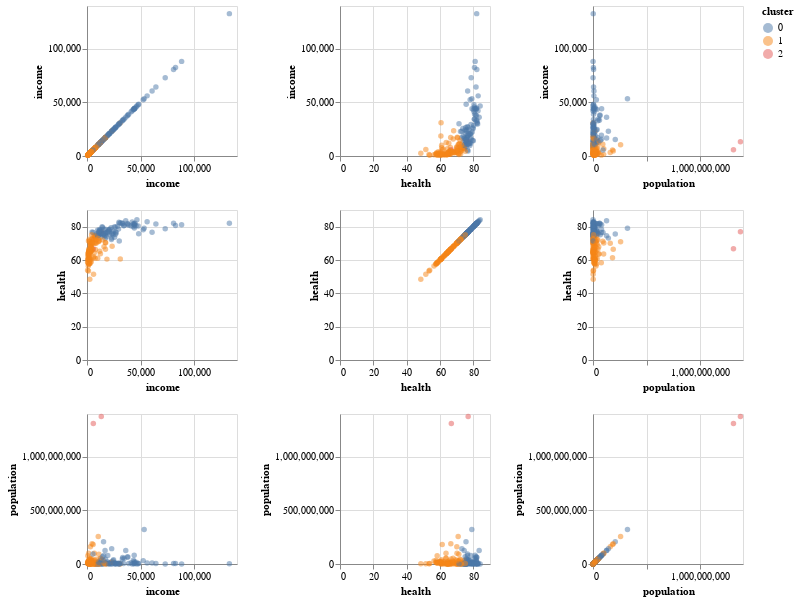

Notebook source saved alongside this figure:
### Code cell
alt.Chart(gapminder).mark_circle(opacity=0.5).encode(
    alt.X(alt.repeat("column"), type='quantitative'),
    alt.Y(alt.repeat("row"), type='quantitative'),
    color='cluster:N'    
).properties(
    width=150,
    height=150
).repeat(
    row=['income', 'health', 'population'],
    column=['income', 'health', 'population']
)

### Figure 1 — Vega-Lite specification as saved in the notebook (floating-point values rounded to 4 significant figures; data arrays with more than 128 entries replaced by an {"elided": "..."} marker saying what was removed)
{"$schema": "https://vega.github.io/schema/vega-lite/v3.4.0.json", "config": {"background": "white", "mark": {"tooltip": null}, "view": {"height": 300, "width": 400}}, "datasets": {"data-b4eab7f2a5ded6b5f9a4430cf193a51b": {"elided": "187 records"}}, "repeat": {"column": ["income", "health", "population"], "row": ["income", "health", "population"]}, "spec": {"data": {"name": "data-b4eab7f2a5ded6b5f9a4430cf193a51b"}, "encoding": {"color": {"field": "cluster", "type": "nominal"}, "x": {"field": {"repeat": "column"}, "type": "quantitative"}, "y": {"field": {"repeat": "row"}, "type": "quantitative"}}, "height": 150, "mark": {"opacity": 0.5, "type": "circle"}, "width": 150}}
